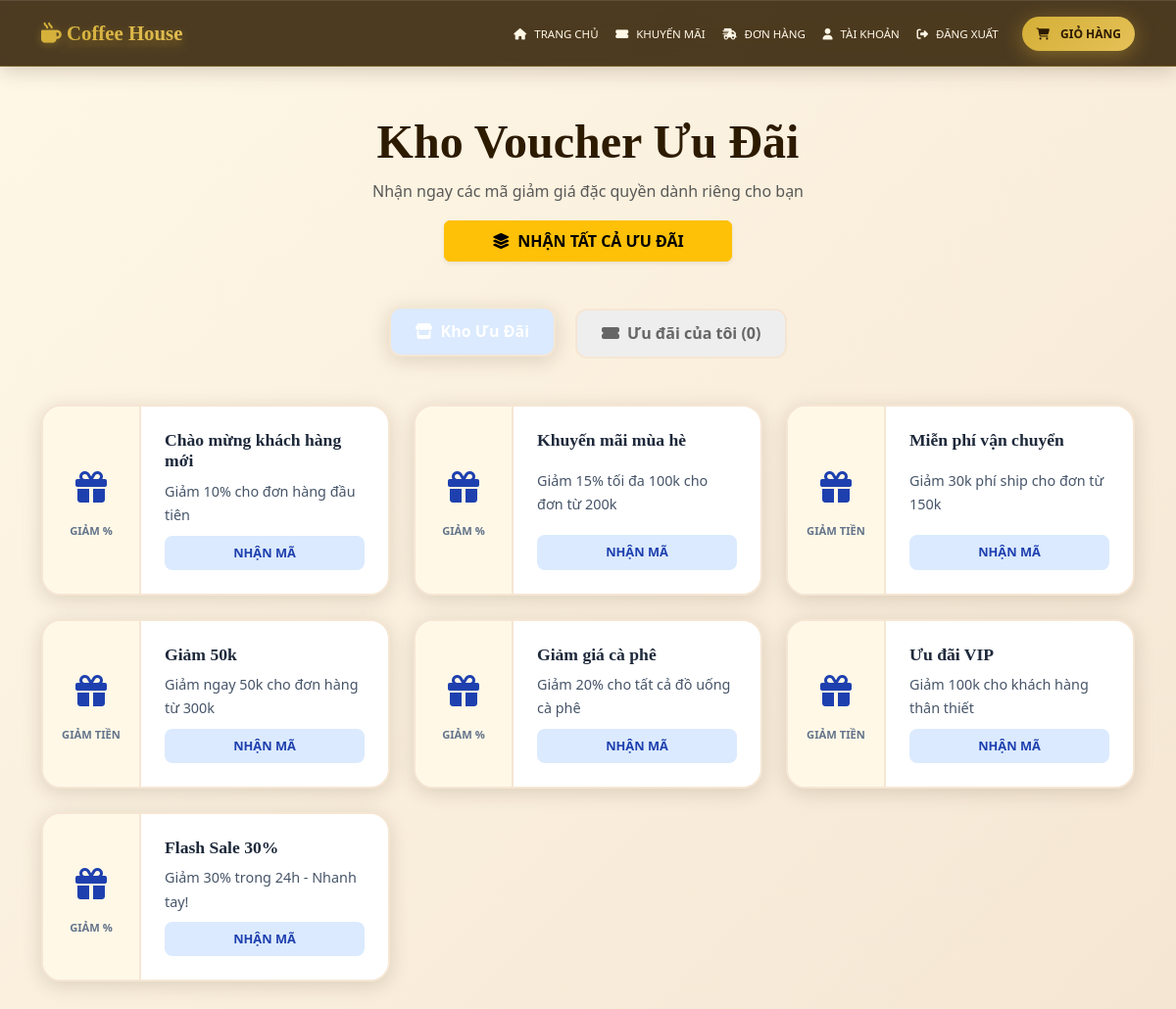
The page /customer/coupons.php (signed in) on the database its author committed.
### tables this page shows
CREATE TABLE coupons (
    id INT PRIMARY KEY AUTO_INCREMENT,
    code VARCHAR(50) UNIQUE NOT NULL,
    name VARCHAR(200) NOT NULL,
    description TEXT,
    discount_type ENUM('percentage', 'fixed') NOT NULL,
    discount_value DECIMAL(10,2) NOT NULL,
    max_discount DECIMAL(10,2) NULL,
    min_order_value DECIMAL(10,2) DEFAULT 0,
    max_usage INT NULL,
    max_usage_per_user INT DEFAULT 1,
    apply_to ENUM('all', 'category', 'product') DEFAULT 'all',
    apply_to_ids JSON NULL,
    start_date DATETIME NOT NULL,
    end_date DATETIME NOT NULL,
    status ENUM('active', 'inactive', 'expired') DEFAULT 'active',
    used_count INT DEFAULT 0,
    created_at TIMESTAMP DEFAULT CURRENT_TIMESTAMP,
    updated_at TIMESTAMP DEFAULT CURRENT_TIMESTAMP ON UPDATE CURRENT_TIMESTAMP,
    INDEX idx_code (code),
    INDEX idx_status (status),
    INDEX idx_dates (start_date, end_date)
);

### customer/coupons.php (the view, shortened to what this page needs)
<?php
require_once '../config/init.php';
$user_id = $_SESSION['user_id'] ?? null;
$sql_all = "SELECT * FROM coupon_statistics
            WHERE status COLLATE utf8mb4_unicode_ci = 'active'
            AND (display_status COLLATE utf8mb4_unicode_ci = 'Đang hoạt động'
                 OR display_status COLLATE utf8mb4_unicode_ci = 'Chưa bắt đầu')
            AND NOW() <= end_date
            ORDER BY start_date ASC";
$stmt_all = $pdo->query($sql_all);
$all_coupons = $stmt_all->fetchAll(PDO::FETCH_ASSOC);
$sql_collected = "SELECT coupon_id FROM user_coupons WHERE user_id = ?";
$stmt_collected = $pdo->prepare($sql_collected);
$stmt_collected->execute([$user_id]);
$collected_history_ids = $stmt_collected->fetchAll(PDO::FETCH_COLUMN);
$sql_my = "SELECT cs.* FROM user_coupons uc
           JOIN coupon_statistics cs ON uc.coupon_id = cs.id
           WHERE uc.user_id = ?
           AND uc.is_used = 0
           AND cs.status COLLATE utf8mb4_unicode_ci = 'active'
           AND NOW() <= cs.end_date";
$stmt_my = $pdo->prepare($sql_my);
$stmt_my->execute([$user_id]);
$my_coupons = $stmt_my->fetchAll(PDO::FETCH_ASSOC);
?>
<!DOCTYPE html>
<html lang="vi">
<head>
    <link href="https://cdn.jsdelivr.net/npm/bootstrap@5.3.0/dist/css/bootstrap.min.css" rel="stylesheet">
    <link href="https://cdnjs.cloudflare.com/ajax/libs/font-awesome/6.4.0/css/all.min.css" rel="stylesheet">
    <link rel="stylesheet" href="../assets/css/coupons.css">
</head>
<body>
    <?php include '../templates/navbar.php'; ?>
    <div class="container my-5">
        <div class="header-section text-center mb-5">
            <h1 class="display-5 fw-bold text-brown">Kho Voucher Ưu Đãi</h1>
            <p class="text-muted">Nhận ngay các mã giảm giá đặc quyền dành riêng cho bạn</p>
            <button id="btnCollectAll" class="btn btn-warning fw-bold px-5 py-2 shadow-sm" onclick="collectAllCoupons()">
                <i class="fas fa-layer-group me-2"></i>NHẬN TẤT CẢ ƯU ĐÃI
            </button>
        </div>
        <ul class="nav nav-tabs nav-tabs-premium mb-5" id="couponTabs" role="tablist">
            <li class="nav-item">
                <button class="nav-link active" id="all-tab" data-bs-toggle="tab" data-bs-target="#all-content">
                    <i class="fas fa-store me-2"></i>Kho Ưu Đãi
                </button>
            </li>
            <li class="nav-item">
                <button class="nav-link" id="my-tab" data-bs-toggle="tab" data-bs-target="#my-content">
                    <i class="fas fa-ticket-alt me-2"></i>Ưu đãi của tôi (<span id="myCount"><?= count($my_coupons) ?></span>)
                </button>
            </li>
        </ul>
        <div class="tab-content" id="couponTabsContent">
            <div class="tab-pane fade show active" id="all-content">
                <div class="row g-4">
                    <?php foreach ($all_coupons as $cp):
                        $now = new DateTime();
                        $start = new DateTime($cp['start_date']);
                        $isCollected = in_array($cp['id'], $collected_history_ids);
                        $isFuture = $now < $start;
                    ?>
                        <div class="col-lg-6 col-xl-4">
                            <div class="coupon-card">
                                <div class="coupon-left <?= $isFuture ? 'bg-secondary opacity-75' : '' ?>">
                                    <div class="coupon-icon"><i class="fas <?= $isFuture ? 'fa-clock' : 'fa-gift' ?>"></i></div>
                                    <div class="coupon-type"><?= $cp['discount_type'] == 'percentage' ? 'GIẢM %' : 'GIẢM TIỀN' ?></div>
                                </div>
                                <div class="coupon-right">
                                    <h5 class="coupon-title"><?= htmlspecialchars($cp['name']) ?></h5>
                                    <p class="coupon-desc mb-2"><?= htmlspecialchars($cp['description']) ?></p>
                                    <div class="coupon-action">
                                        <?php if ($isCollected): ?>
                                            <button class="btn btn-secondary btn-collect" disabled>Đã thu thập</button>
                                        <?php else: ?>
                                            <button class="btn btn-primary btn-collect"
                                                    onclick="collectCoupon(<?= $cp['id'] ?>, this, false)">
                                                NHẬN MÃ
                                            </button>
                                        <?php endif; ?>
                                    </div>
                                </div>
                            </div>
                        </div>
                    <?php endforeach; ?>
                </div>
            </div>
        </div>
    </div>
    <div class="toast-container position-fixed bottom-0 end-0 p-3" style="z-index: 9999">
    </div>
</body>
</html>

### assets/css/coupons.css (style rules this page uses)
:root { --primary-color: #f0f4ff; --primary-light: #f8faff; --primary-dark: #64748b; --secondary-color: #fef3c7; --success-color: #dcfce7; --danger-color: #fee2e2; --warning-color: #fef3c7; --light-bg: #f8fafc; --card-bg: #ffffff; --border-color: #e2e8f0; --border-dark: #94a3b8; --text-primary: #1e293b; --text-secondary: #475569; --text-muted: #94a3b8; --shadow-md: 0 4px 6px -1px rgba(0, 0, 0, 0.05), 0 2px 4px -1px rgba(0, 0, 0, 0.03); --shadow-lg: 0 10px 15px -3px rgba(0, 0, 0, 0.05), 0 4px 6px -2px rgba(0, 0, 0, 0.03); --coffee-dark: #2D1B00; --coffee-brown: #3E2723; --coffee-medium: #5D4037; --coffee-light: #8D6E63; --cream: #FFF8E7; --cream-dark: #F5E6D3; --gold: #D4AF37; --gold-light: #E5C158; --white: #FFFFFF; --shadow-sm: 0 2px 8px rgba(45, 27, 0, 0.1); --shadow-md: 0 4px 20px rgba(45, 27, 0, 0.15); --shadow-lg: 0 8px 32px rgba(45, 27, 0, 0.2); --transition: all 0.4s cubic-bezier(0.4, 0, 0.2, 1); }
body { font-family: 'Montserrat', 'Segoe UI', sans-serif; background: linear-gradient(135deg, var(--cream) 0%, var(--cream-dark) 100%); color: var(--coffee-dark); line-height: 1.7; min-height: 100vh; }
h1, h2, h3, h4, h5 { font-family: 'Cormorant Garamond', serif; font-weight: 600; }
.nav-tabs-premium { border: none; justify-content: center; gap: 1rem; margin-bottom: 2.5rem; }
.nav-tabs-premium .nav-link { border: 2px solid var(--cream-dark) !important; border-radius: 12px !important; background-color: var(--white); color: var(--coffee-medium); font-weight: 700; padding: 0.75rem 1.5rem; transition: all 0.3s ease; }
.nav-tabs-premium .nav-link.active { background-color: #dbeafe !important; color: #1e40af !important; box-shadow: var(--shadow-md); transform: translateY(-2px); }
.coupon-card { background: var(--white); border: 2px solid var(--cream-dark); border-radius: 20px; display: flex; overflow: hidden; height: 100%; transition: all 0.3s ease; box-shadow: var(--shadow-md); position: relative; }
.coupon-left { width: 100px; background: var(--cream); border-right: 2px solid var(--cream-dark); display: flex; flex-direction: column; justify-content: center; align-items: center; padding: 1rem; }
.coupon-icon { font-size: 2rem; color: #1e40af; margin-bottom: 0.5rem; }
.coupon-type { font-size: 0.7rem; font-weight: 800; color: var(--primary-dark); text-transform: uppercase; text-align: center; }
.coupon-right { flex: 1; padding: 1.5rem; display: flex; flex-direction: column; justify-content: space-between; }
.coupon-title { font-size: 1.1rem; font-weight: 700; color: var(--text-primary); margin-bottom: 0.5rem; }
.coupon-desc { font-size: 0.9rem; color: var(--text-secondary); margin-bottom: 1rem; }
.btn-collect, .btn-copy { font-weight: 700; border-radius: 8px; padding: 0.5rem 1rem; text-transform: uppercase; font-size: 0.8rem; border: none; transition: all 0.2s; }
.btn-collect { background-color: #dbeafe; color: #1e40af; width: 100%; }

### customer/coupons.php (style rules this page uses)
.nav-tabs-premium { border: none; justify-content: center; gap: 20px; }
.nav-tabs-premium .nav-link { border: none; color: #666; font-weight: 600; padding: 10px 25px; border-radius: 30px; background: #eee; }
.nav-tabs-premium .nav-link.active { background: var(--primary-color, #6F4E37); color: white !important; }
.btn-collect { width: 100%; border-radius: 8px; font-weight: bold; transition: all 0.3s ease; }
#btnCollectAll { transition: all 0.3s ease; }
.coupon-card { transition: transform 0.3s ease; }

### rows shown on the page
coupons: discount_type "GIẢM %", name "Chào mừng khách hàng mới", description "Giảm 10% cho đơn hàng đầu tiên"
coupons: discount_type "GIẢM %", name "Khuyến mãi mùa hè", description "Giảm 15% tối đa 100k cho đơn từ 200k"
coupons: discount_type "GIẢM TIỀN", name "Miễn phí vận chuyển", description "Giảm 30k phí ship cho đơn từ 150k"
coupons: discount_type "GIẢM TIỀN", name "Giảm 50k", description "Giảm ngay 50k cho đơn hàng từ 300k"
coupons: discount_type "GIẢM %", name "Giảm giá cà phê", description "Giảm 20% cho tất cả đồ uống cà phê"
coupons: discount_type "GIẢM TIỀN", name "Ưu đãi VIP", description "Giảm 100k cho khách hàng thân thiết"
coupons: discount_type "GIẢM %", name "Flash Sale 30%", description "Giảm 30% trong 24h - Nhanh tay!"

### other values the page prints
count($my_coupons) "0"
